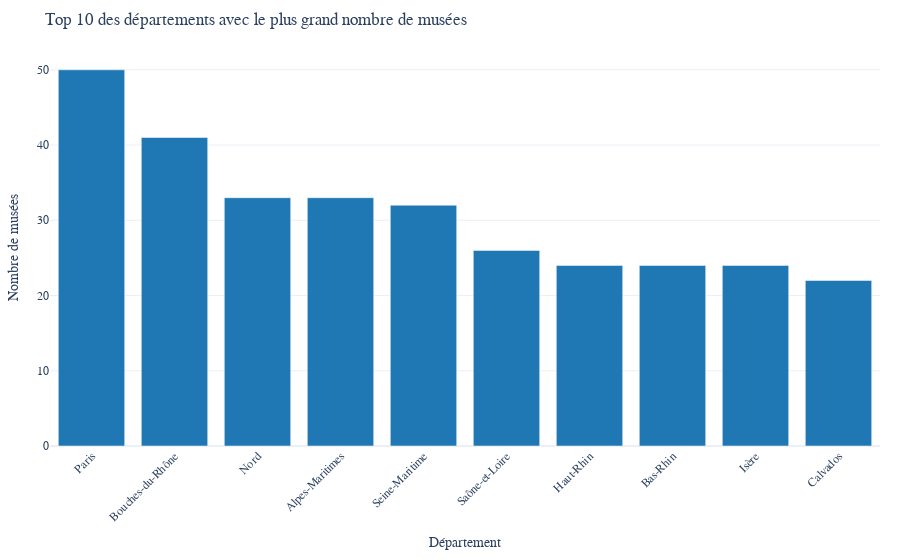

This figure's notebook cell:
### Markdown cell above
## 📈 Visualisation

La bibliothèque principale utilisée est Plotly Express, qui est une surcouche de Plotly, idéale pour créer des visualisations interactives de données. Elle est adaptée ici pour représenter un graphique à barres triées des départements avec le plus grand nombre de musées, offrant une visualisation claire et interactive. Cela permet une exploration facile des données avec des informations supplémentaires au survol.

### Code cell
import pandas as pd
import duckdb as ddb
import pandas as pd
import plotly.express as px

df_sorted = df.sort_values('nb_musees', ascending=False)

dataviz = px.bar(
    df_sorted,
    x='dept_name',
    y='nb_musees',
    text_auto=False,
    title='Top 10 des départements avec le plus grand nombre de musées',
    labels={'dept_name': 'Département',
            'nb_musees': 'Nombre de musées'},
    color_discrete_sequence=['#1f77b4']
)

dataviz.update_layout(
    xaxis={'categoryorder':'total descending'},
    xaxis_tickangle=-45,
    template='plotly_white',
    margin=dict(l=20, r=20, t=50, b=100),
    font=dict(family='Arial', size=12),
    hovermode='x unified'
)

dataviz.update_traces(
    hovertemplate='<b>%{x}</b><br>Nombre de musées : %{y}<extra></extra>'
)
dataviz

### Figure 1 — Plotly figure (JSON) as saved in the notebook; plotly's stock layout.template omitted (floating-point values rounded to 4 significant figures)
{"data": [{"hovertemplate": "<b>%{x}</b><br>Nombre de musées : %{y}<extra></extra>", "legendgroup": "", "marker": {"color": "#1f77b4", "pattern": {"shape": ""}}, "name": "", "orientation": "v", "showlegend": false, "textposition": "auto", "type": "bar", "x": ["Paris", "Bouches-du-Rhône", "Nord", "Alpes-Maritimes", "Seine-Maritime", "Saône-et-Loire", "Haut-Rhin", "Bas-Rhin", "Isère", "Calvados"], "xaxis": "x", "y": [50, 41, 33, 33, 32, 26, 24, 24, 24, 22], "yaxis": "y"}], "layout": {"barmode": "relative", "font": {"family": "Arial", "size": 12}, "hovermode": "x unified", "legend": {"tracegroupgap": 0}, "margin": {"b": 100, "l": 20, "r": 20, "t": 50}, "title": {"text": "Top 10 des départements avec le plus grand nombre de musées"}, "xaxis": {"anchor": "y", "categoryorder": "total descending", "domain": [0.0, 1.0], "tickangle": -45, "title": {"text": "Département"}}, "yaxis": {"anchor": "x", "domain": [0.0, 1.0], "title": {"text": "Nombre de musées"}}}}
